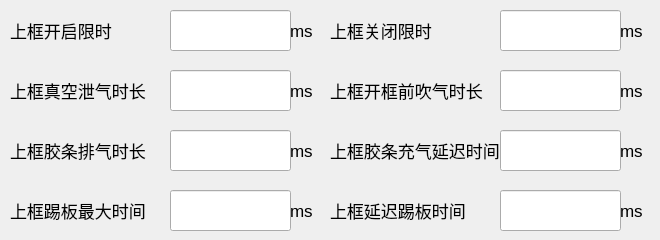
   <widget class="QWidget" name="page_upframe_set">
    <widget class="QLabel" name="label_up_opentimelimit">
     <property name="geometry">
      <rect>
       <x>10</x>
       <y>10</y>
       <width>141</width>
       <height>41</height>
      </rect>
     </property>
     <property name="font">
      <font>
       <pointsize>13</pointsize>
      </font>
     </property>
     <property name="text">
      <string>上框开启限时</string>
     </property>
    </widget>
    <widget class="QLineEdit" name="lineEdit_up_opentimelimit">
     <property name="geometry">
      <rect>
       <x>170</x>
       <y>10</y>
       <width>121</width>
       <height>41</height>
      </rect>
     </property>
    </widget>
    <widget class="QLabel" name="label_up_opentimelimitunit">
     <property name="geometry">
      <rect>
       <x>290</x>
       <y>10</y>
       <width>31</width>
       <height>41</height>
      </rect>
     </property>
     <property name="font">
      <font>
       <pointsize>13</pointsize>
      </font>
     </property>
     <property name="text">
      <string>ms </string>
     </property>
    </widget>
    <widget class="QLabel" name="label_up_closetimelimitunit">
     <property name="geometry">
      <rect>
       <x>620</x>
       <y>10</y>
       <width>31</width>
       <height>41</height>
      </rect>
     </property>
     <property name="font">
      <font>
       <pointsize>13</pointsize>
      </font>
     </property>
     <property name="text">
      <string>ms </string>
     </property>
    </widget>
    <widget class="QLabel" name="label_up_closetimelimit">
     <property name="geometry">
      <rect>
       <x>330</x>
       <y>10</y>
       <width>141</width>
       <height>41</height>
      </rect>
     </property>
     <property name="font">
      <font>
       <pointsize>13</pointsize>
      </font>
     </property>
     <property name="text">
      <string>上框关闭限时</string>
     </property>
    </widget>
    <widget class="QLineEdit" name="lineEdit_up_closetimelimit">
     <property name="geometry">
      <rect>
       <x>500</x>
       <y>10</y>
       <width>121</width>
       <height>41</height>
      </rect>
     </property>
    </widget>
    <widget class="QLabel" name="label_up_openairtime">
     <property name="geometry">
      <rect>
       <x>330</x>
       <y>70</y>
       <width>161</width>
       <height>41</height>
      </rect>
     </property>
     <property name="font">
      <font>
       <pointsize>13</pointsize>
      </font>
     </property>
     <property name="text">
      <string>上框开框前吹气时长</string>
     </property>
    </widget>
    <widget class="QLineEdit" name="lineEdit_up_openairtime">
     <property name="geometry">
      <rect>
       <x>500</x>
       <y>70</y>
       <width>121</width>
       <height>41</height>
      </rect>
     </property>
    </widget>
    <widget class="QLabel" name="label_up_vacairtimeunit">
     <property name="geometry">
      <rect>
       <x>290</x>
       <y>70</y>
       <width>31</width>
       <height>41</height>
      </rect>
     </property>
     <property name="font">
      <font>
       <pointsize>13</pointsize>
      </font>
     </property>
     <property name="text">
      <string>ms </string>
     </property>
    </widget>
    <widget class="QLabel" name="label_up_vacairtime">
     <property name="geometry">
      <rect>
       <x>10</x>
       <y>70</y>
       <width>161</width>
       <height>41</height>
      </rect>
     </property>
     <property name="font">
      <font>
       <pointsize>13</pointsize>
      </font>
     </property>
     <property name="text">
      <string>上框真空泄气时长</string>
     </property>
    </widget>
    <widget class="QLineEdit" name="lineEdit_up_vacairtime">
     <property name="geometry">
      <rect>
       <x>170</x>
       <y>70</y>
       <width>121</width>
       <height>41</height>
      </rect>
     </property>
    </widget>
    <widget class="QLabel" name="label_up_openairtimeunit">
     <property name="geometry">
      <rect>
       <x>620</x>
       <y>70</y>
       <width>31</width>
       <height>41</height>
      </rect>
     </property>
     <property name="font">
      <font>
       <pointsize>13</pointsize>
      </font>
     </property>
     <property name="text">
      <string>ms </string>
     </property>
    </widget>
    <widget class="QLabel" name="label_up_jtairindelaytime">
     <property name="geometry">
      <rect>
       <x>330</x>
       <y>130</y>
       <width>171</width>
       <height>41</height>
      </rect>
     </property>
     <property name="font">
      <font>
       <pointsize>13</pointsize>
      </font>
     </property>
     <property name="text">
      <string>上框胶条充气延迟时间</string>
     </property>
    </widget>
    <widget class="QLineEdit" name="lineEdit_up_jtairindelaytime">
     <property name="geometry">
      <rect>
       <x>500</x>
       <y>130</y>
       <width>121</width>
       <height>41</height>
      </rect>
     </property>
    </widget>
    <widget class="QLabel" name="label_up_jtairouttimeunit">
     <property name="geometry">
      <rect>
       <x>290</x>
       <y>130</y>
       <width>31</width>
       <height>41</height>
      </rect>
     </property>
     <property name="font">
      <font>
       <pointsize>13</pointsize>
      </font>
     </property>
     <property name="text">
      <string>ms</string>
     </property>
    </widget>
    <widget class="QLabel" name="label_up_jtairouttime">
     <property name="geometry">
      <rect>
       <x>10</x>
       <y>130</y>
       <width>141</width>
       <height>41</height>
      </rect>
     </property>
     <property name="font">
      <font>
       <pointsize>13</pointsize>
      </font>
     </property>
     <property name="text">
      <string>上框胶条排气时长</string>
     </property>
    </widget>
    <widget class="QLineEdit" name="lineEdit_up_jtairouttime">
     <property name="geometry">
      <rect>
       <x>170</x>
       <y>130</y>
       <width>121</width>
       <height>41</height>
      </rect>
     </property>
    </widget>
    <widget class="QLabel" name="label_up_jtairintimeunit">
     <property name="geometry">
      <rect>
       <x>620</x>
       <y>130</y>
       <width>31</width>
       <height>41</height>
      </rect>
     </property>
     <property name="font">
      <font>
       <pointsize>13</pointsize>
      </font>
     </property>
     <property name="text">
      <string>ms</string>
     </property>
    </widget>
    <widget class="QLabel" name="label_up_tbdelaytime">
     <property name="geometry">
      <rect>
       <x>330</x>
       <y>190</y>
       <width>141</width>
       <height>41</height>
      </rect>
     </property>
     <property name="font">
      <font>
       <pointsize>13</pointsize>
      </font>
     </property>
     <property name="text">
      <string>上框延迟踢板时间</string>
     </property>
    </widget>
    <widget class="QLineEdit" name="lineEdit_up_tbdelaytime">
     <property name="geometry">
      <rect>
       <x>500</x>
       <y>190</y>
       <width>121</width>
       <height>41</height>
      </rect>
     </property>
    </widget>
    <widget class="QLabel" name="label_up_tbmaxtimeunit">
     <property name="geometry">
      <rect>
       <x>290</x>
       <y>190</y>
       <width>31</width>
       <height>41</height>
      </rect>
     </property>
     <property name="font">
      <font>
       <pointsize>13</pointsize>
      </font>
     </property>
     <property name="text">
      <string>ms</string>
     </property>
    </widget>
    <widget class="QLabel" name="label_up_tbmaxtime">
     <property name="geometry">
      <rect>
       <x>10</x>
       <y>190</y>
       <width>141</width>
       <height>41</height>
      </rect>
     </property>
     <property name="font">
      <font>
       <pointsize>13</pointsize>
      </font>
     </property>
     <property name="text">
      <string>上框踢板最大时间</string>
     </property>
    </widget>
    <widget class="QLineEdit" name="lineEdit_up_tbmaxtime">
     <property name="geometry">
      <rect>
       <x>170</x>
       <y>190</y>
       <width>121</width>
       <height>41</height>
      </rect>
     </property>
    </widget>
    <widget class="QLabel" name="label_up_tbdelaytimeunit">
     <property name="geometry">
      <rect>
       <x>620</x>
       <y>190</y>
       <width>31</width>
       <height>41</height>
      </rect>
     </property>
     <property name="font">
      <font>
       <pointsize>13</pointsize>
      </font>
     </property>
     <property name="text">
      <string>ms</string>
     </property>
    </widget>
   </widget>
